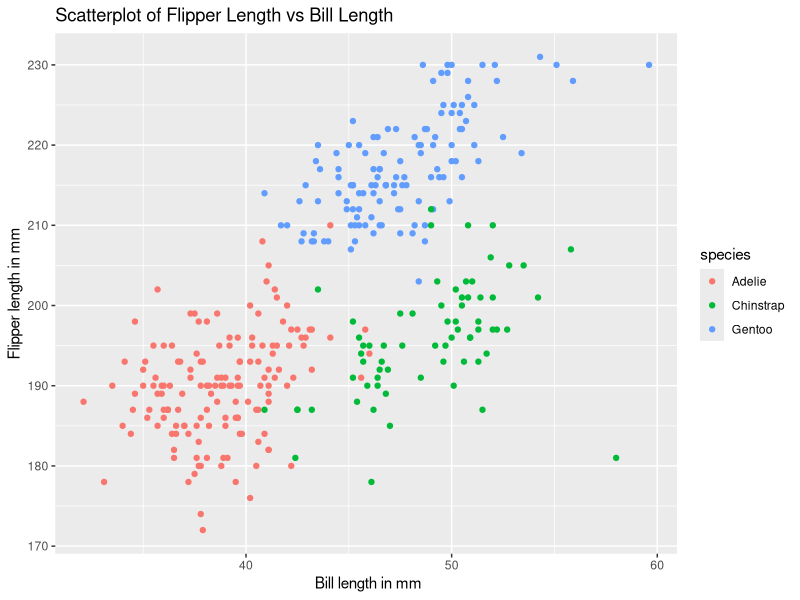
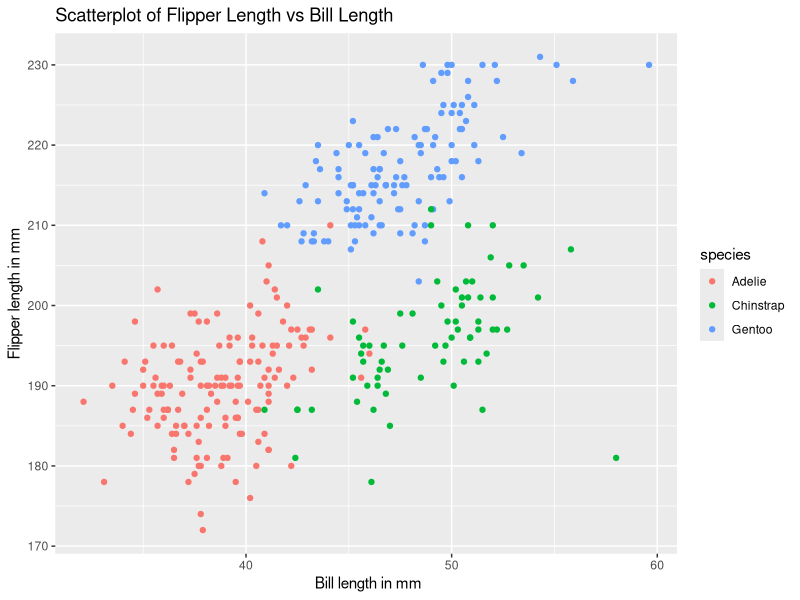

Here is the R script that generated these plots, in order:
## ---- chunk 1
library(tidyverse)
## ---- chunk 2
data("penguins", package = "palmerpenguins")
## ---- chunk 3
dataset_rows <- nrow(penguins)
dataset_cols <- ncol(penguins)
mean_flipper_length = mean(penguins |> pull(flipper_length_mm), na.rm = TRUE) 
## ---- chunk 4
ggplot(penguins, aes(x = bill_length_mm, y = flipper_length_mm, color = species)) + 
  geom_point() + labs(
    x = " Bill length in mm", 
    y = "Flipper length in mm", 
    title = "Scatterplot of Flipper Length vs Bill Length"
  )
ggsave("penguins_scatterplot.pdf", height = 4, width = 6)
## ---- chunk 5
set.seed(1)  
df = data.frame(
  random_sample = rnorm(10), 
  logical_vector = rnorm(10) > 0,
  character_vector = sample(letters, 10),
  factor_vector = factor(sample(c("Level1", "Level2", "Level3"), 10,  replace = TRUE))  
)

## ---- chunk 6
mean_random_sample = mean(pull(df, random_sample) )
mean_logical_vector = mean(pull(df, logical_vector) )
mean_character_vector = mean(pull(df, character_vector) )
mean_factor_vector = mean(pull(df, factor_vector) )
## ---- chunk 7
numeric_logical_vector = as.numeric(pull(df, logical_vector))
numeric_character_vector = as.numeric(pull(df, character_vector))
numeric_factor_vector = as.numeric(pull(df, factor_vector))
